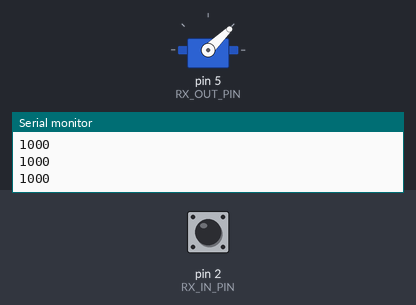
The sketch below on a simulated Arduino Uno, built with avr-gcc and run on an emulated ATmega328P. Shown: servo, the last lines printed to the serial monitor. Inputs (shaded band) come from the test bench; at power-on: pin 2 (RX_IN_PIN) LOW.

Above: at 1.2 s.
1.3 s: pin 2 (RX_IN_PIN) pulsed HIGH 2 times (0.12 s each, 0.3 s apart)
At 1.8 s:
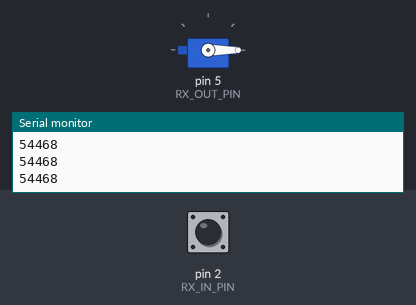
Timing chart, 0 to 4.3 s (numbered marks = the images above; inputs shaded):
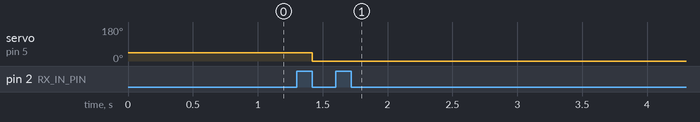

Measured:
- after the input at 1.3 s, servo on pin 5 (RX_OUT_PIN): 44° → 0° after 0.12 s

The sketch:

radio_passthrough.ino
```cpp
//Demo of how the radio receiver signal can be passed by the arduino to the Quadcopter

#define RX_IN_PIN 2
#define RX_OUT_PIN 5

//include servo library used for PWM output
#include <Servo.h>
Servo servoOut;

//voltile flag is important for variables changed in ISR's
volatile unsigned long ISR_raise_time = 0;
//initial value of 1000 to stop servo errors
volatile unsigned int signal_time = 1000;

void setup() {
  //define the servo pin
  servoOut.attach(RX_OUT_PIN);

  //define the radio input pin and ISR
  attachInterrupt(digitalPinToInterrupt(RX_IN_PIN), radioIn, CHANGE);
  Serial.begin(9600);
}

void loop() {
  servoOut.writeMicroseconds(signal_time);
  Serial.println(signal_time);
  delay(20);        // delay in between reads for stability
}

void radioIn()
{
  if(digitalRead(RX_IN_PIN) == HIGH)
  {
    //start the timer on the rising edge of the pwm signal
    ISR_raise_time = micros();

  }
  else
  {
    //if its not the rising edge it must be the falling edge, so stop the timer
    signal_time = micros() - ISR_raise_time;
  }
}
```
